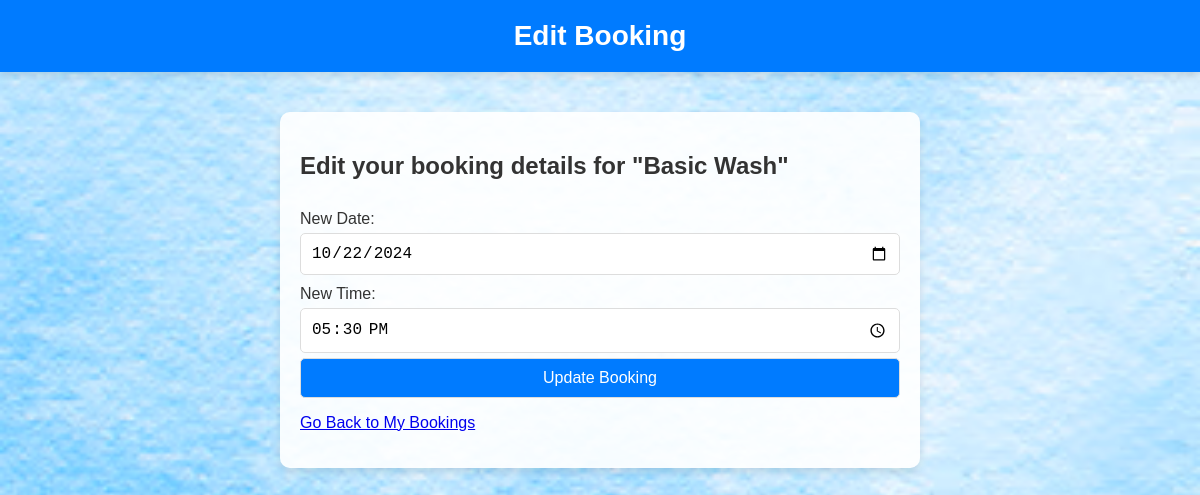
/edit_book.php?id=33 (signed in), run on the app's committed database.
### tables this page shows
CREATE TABLE `bookings` (
  `booking_id` int(11) NOT NULL,
  `user_id` int(11) NOT NULL,
  `car_id` int(11) NOT NULL,
  `date` date NOT NULL,
  `time` time NOT NULL,
  `service_id` int(11) NOT NULL,
  `created_at` timestamp NOT NULL DEFAULT current_timestamp(),
  `status` varchar(50) DEFAULT 'Pending',
  `customer_request` text NOT NULL
);

CREATE TABLE `service_packages` (
  `service_id` int(11) NOT NULL,
  `name` varchar(255) NOT NULL,
  `description` text DEFAULT NULL,
  `price` decimal(10,2) NOT NULL
);

### edit_book.php (the view, shortened to what this page needs)
<?php
require 'config.php';
$user_id = $_SESSION['user_id'];
$booking_id = $_GET['id'];
$stmt = $conn->prepare("
    SELECT b.booking_id, b.date, b.time, sp.name AS service_name
    FROM bookings b
    JOIN service_packages sp ON b.service_id = sp.service_id
    WHERE b.booking_id = ? AND b.user_id = ?
");
$stmt->bind_param("ii", $booking_id, $user_id);
$stmt->execute();
$result = $stmt->get_result();
$booking = $result->fetch_assoc();
?>
<!DOCTYPE html>
<html lang="en">
<head>
</head>
<body>
    <header>
        <h1>Edit Booking</h1>
    </header>
    <main>
        <h2>Edit your booking details for "<?php echo htmlspecialchars($booking['service_name']); ?>"</h2>
        <form action="" method="POST">
            <label for="date">New Date:</label>
            <input type="date" id="date" name="date" value="<?php echo htmlspecialchars($booking['date']); ?>" required>
            <label for="time">New Time:</label>
            <input type="time" id="time" name="time" value="<?php echo htmlspecialchars($booking['time']); ?>" required>
            <button type="submit">Update Booking</button>
        </form>
        <p><a href="my_bookings.php">Go Back to My Bookings</a></p>
    </main>
</body>
</html>

### edit_book.php (style rules this page uses)
body { font-family: Arial, sans-serif; background: url('images/wallpaper.png') no-repeat center center fixed; background-size: cover; color: #333; margin: 0; padding: 0; }
header { background-color: #007bff; color: white; padding: 20px 0; text-align: center; box-shadow: 0 4px 8px rgba(0, 0, 0, 0.1); }
header h1 { margin: 0; font-size: 28px; }
main { max-width: 600px; margin: 40px auto; padding: 20px; background-color: rgba(255, 255, 255, 0.9); border-radius: 10px; box-shadow: 0 4px 8px rgba(0, 0, 0, 0.1); }
form { display: flex; flex-direction: column; }
label { margin-top: 10px; }
input[type="date"], input[type="time"], button { padding: 10px; margin-top: 5px; border: 1px solid #ddd; border-radius: 5px; font-size: 16px; }
button { background-color: #007bff; color: white; cursor: pointer; }

### data on the page
bookings: service.name "Basic Wash", date "10/22/2024", time "17:30:00"
